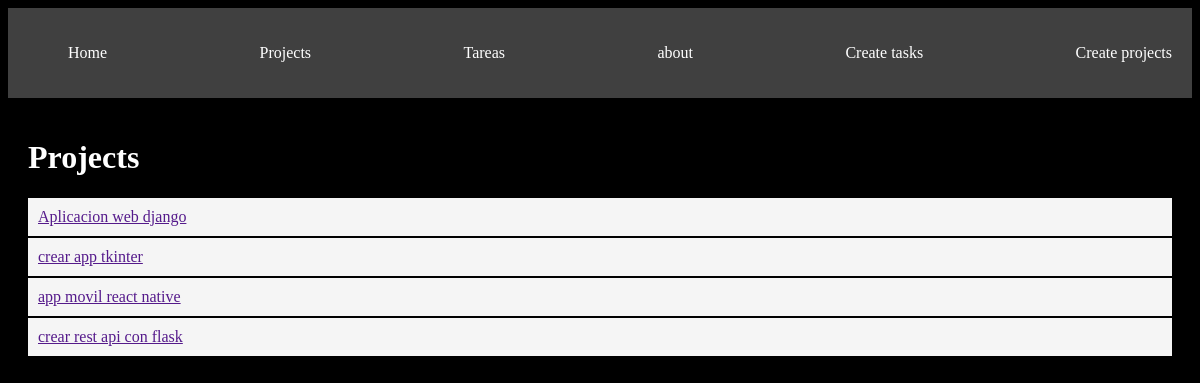
/projects/, run on the app's committed database.
### myapp/models.py (models this page shows, shortened)
class Project(models.Model):#hereda los modelos que django ya trae
    name=models.CharField(max_length=200)

### myapp/views.py (the view)
# urls.py: path('projects/',views.projects,name="projects"),
def projects(request):
    projects=Project.objects.all()
    return render(request,'projects.html',{
        'projects':projects
    })

### myapp/templates/projects.html
{% extends 'layouts/base.html' %}
{% block content %}
<h1>Projects</h1>
{% for project in projects %}
<div>
<article class="card">
    <a href="">{{project.name}}</a>
</article>
</div>
{% endfor %}
{% endblock %}

### myapp/static/styles/main.css (style rules this page uses)
body { background-color: black; color: white; }
.card { background: whitesmoke; padding: 10px; margin-bottom: 2px; color: black; }

### data on the page
Project: name "Aplicacion web django"
Project: name "crear app tkinter"
Project: name "app movil react native"
Project: name "crear rest api con flask"
